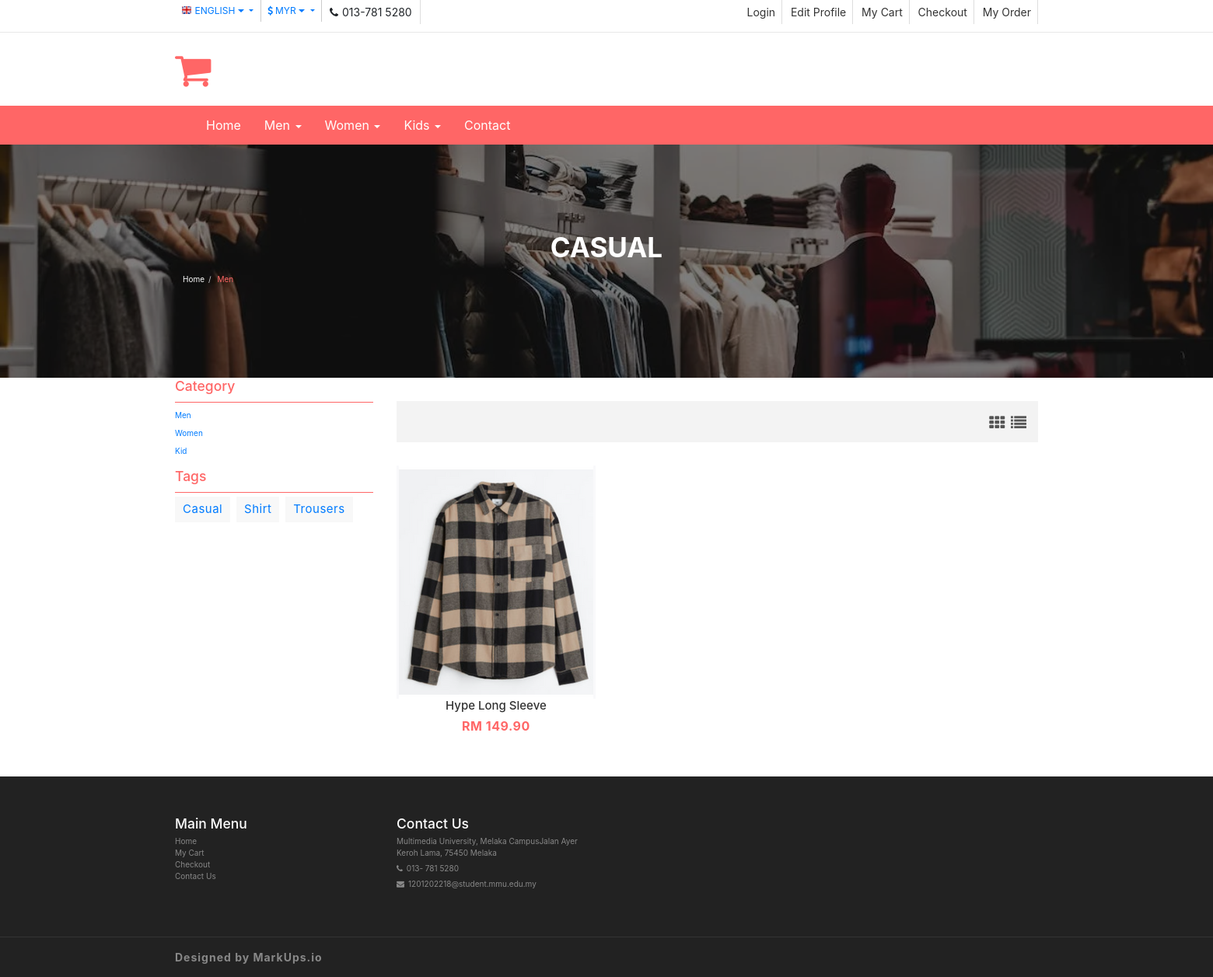
The page /mencasual.php on the database its author committed.
### tables this page shows
CREATE TABLE `products` (
  `product_id` int(11) NOT NULL,
  `product_name` varchar(255) NOT NULL,
  `product_type` varchar(255) NOT NULL,
  `product_price` decimal(10,2) NOT NULL,
  `product_image` varchar(255) NOT NULL
);

### mencasual.php (the view, shortened to what this page needs)
<?php
  include("logincon.php");
?>
<!DOCTYPE html>
<html lang="en">
  <head>
    <link href="css/font-awesome.css" rel="stylesheet">
    <link href="css/bootstrap.css" rel="stylesheet">
    <link href="css/jquery.smartmenus.bootstrap.css" rel="stylesheet">
    <link rel="stylesheet" type="text/css" href="css/jquery.simpleLens.css">
    <link rel="stylesheet" type="text/css" href="css/slick.css">
    <link rel="stylesheet" type="text/css" href="css/nouislider.css">
    <link id="switcher" href="css/theme-color/default-theme.css" rel="stylesheet">
    <link href="css/sequence-theme.modern-slide-in.css" rel="stylesheet" media="all">
    <link href="css/style.css" rel="stylesheet">
    <link rel="stylesheet" href="//cdn.jsdelivr.net/npm/alertifyjs@1.13.1/build/css/alertify.min.css"/>
    <link rel="stylesheet" href="//cdn.jsdelivr.net/npm/alertifyjs@1.13.1/build/css/themes/bootstrap.min.css"/>
  </head>
  <body>
  <header id="aa-header">
    <div class="aa-header-top">
      <div class="container">
        <div class="row">
          <div class="col-md-12">
            <div class="aa-header-top-area">
              <div class="aa-header-top-left">
                <div class="aa-language">
                  <div class="dropdown">
                    <a class="btn dropdown-toggle" href="#" type="button" id="dropdownMenu1" data-toggle="dropdown" aria-haspopup="true" aria-expanded="true">
                      <img src="img/flag/english.jpg" alt="english flag">ENGLISH
                      <span class="caret"></span>
                    </a>
                  </div>
                </div>
                <div class="aa-currency">
                  <div class="dropdown">
                    <a class="btn dropdown-toggle" href="#" type="button" id="dropdownMenu1" data-toggle="dropdown" aria-haspopup="true" aria-expanded="true">
                      <i class="fa fa-usd"></i>MYR
                      <span class="caret"></span>
                    </a>
                  </div>
                </div>
                <div class="cellphone hidden-xs">
                  <p><span class="fa fa-phone"></span>013-781 5280</p>
                </div>
              </div>
              <div class="aa-header-top-right">
                <ul class="aa-head-top-nav-right">
                <?php
                        if(!isset($_SESSION['auth']))
                        {?>
                            <li class="hidden-xs"><a href="login.php">Login </a></li>
                <?php   } ?>
                        <li class="hidden-xs"><a href="editprofile.php">Edit Profile</a></li>
                        <li class="hidden-xs"><a href="cart.php">My Cart</a></li>
                        <li class="hidden-xs"><a href="checkout.php">Checkout</a></li>
                        <li class="hidden-xs"><a href="myorder.php">My Order</a></li>
                </ul>
              </div>
            </div>
          </div>
        </div>
      </div>
    </div>
    <div class="aa-header-bottom">
      <div class="container">
        <div class="row">
          <div class="col-md-12">
            <div class="aa-header-bottom-area">
              <div class="aa-logo">
                <a href="index.php">
                <span class="fa fa-shopping-cart"></span>
                </a>
              </div>
            </div>
          </div>
        </div>
      </div>
    </div>
  </header>
  <section id="menu">
    <div class="container">
      <div class="menu-area">
        <div class="navbar navbar-default" role="navigation">
          <div class="navbar-collapse collapse">
            <ul class="nav navbar-nav">
              <li><a href="index.php">Home</a></li>
              <li><a href="#">Men <span class="caret"></span></a>
              </li>
              <li><a href="#">Women <span class="caret"></span></a>
              </li>
              <li><a href="#">Kids <span class="caret"></span></a>
              </li>
              <li><a href="contact.php">Contact</a></li>
            </ul>
          </div>
        </div>
      </div>
    </div>
  </section>
  <section id="aa-catg-head-banner">
    <img src="img/bpmen.png" alt="fashion img">
    <div class="aa-catg-head-banner-area">
      <div class="container">
        <div class="aa-catg-head-banner-content">
          <h2>Casual</h2>
          <ol class="breadcrumb">
            <li><a href="index.php">Home</a></li>
            <li class="active">Men</li>
          </ol>
        </div>
      </div>
    </div>
  </section>
  <section id="aa-product-category">
    <div class="container">
      <div class="row">
        <div class="col-lg-9 col-md-9 col-sm-8 col-md-push-3">
          <div class="aa-product-catg-content">
            <div class="aa-product-catg-head">
              <div class="aa-product-catg-head-right">
                <a id="grid-catg" href="#"><span class="fa fa-th"></span></a>
                <a id="list-catg" href="#"><span class="fa fa-list"></span></a>
              </div>
            </div>
            <div class="aa-product-catg-body">
              <ul class="aa-product-catg">
                <form method="POST" action="mencasual.php">
                <?php
                  $products_query = "SELECT * FROM products WHERE product_type = 'Men Casual' ";
                  $query_run = mysqli_query($con, $products_query);;
                  if(mysqli_num_rows($query_run) > 0)
                  {
                    foreach($query_run as $item)
                    {?>
                      <li>
                        <figure>
                          <a class="aa-product-img" href="#"><img src="./img/product/<?= $item['product_image']; ?>"></a>
                          <figcaption>
                            <h4 class="aa-product-title"><a href="#"><?= $item['product_name']; ?></a></h4>
                            <span class="aa-product-price">RM <?= $item['product_price']; ?></span><span class="aa-product-price"></span>
                          </figcaption>
                        </figure>
                      </li>
              <?php }
                  }
                  else
                  {
                    echo "No Data Available";
                  }
                ?>
                </form>
            </div>
          </div>
        </div>
        <div class="col-lg-3 col-md-3 col-sm-4 col-md-pull-9">
          <aside class="aa-sidebar">
            <div class="aa-sidebar-widget">
              <h3>Category</h3>
              <ul class="aa-catg-nav">
                <li><a href="mencasual.php">Men</a></li>
                <li><a href="womencasual.php">Women</a></li>
                <li><a href="kidcasual.php">Kid</a></li>
              </ul>
            </div>
            <div class="aa-sidebar-widget">
              <h3>Tags</h3>
              <div class="tag-cloud">
                <a href="mencasual.php">Casual</a>
                <a href="menshirt.php">Shirt</a>
                <a href="mentrousers.php">Trousers</a>
              </div>
            </div>
          </aside>
        </div>
      </div>
    </div>
  </section>
  <footer id="aa-footer">
    <div class="aa-footer-top">
     <div class="container">
        <div class="row">
        <div class="col-md-12">
          <div class="aa-footer-top-area">
            <div class="row">
              <div class="col-md-3 col-sm-6">
                <div class="aa-footer-widget">
                  <h3>Main Menu</h3>
                  <ul class="aa-footer-nav">
                    <li><a href="index.php">Home</a></li>
                    <li><a href="cart.php">My Cart</a></li>
                    <li><a href="checkout.php">Checkout</a></li>
                    <li><a href="contact.php">Contact Us</a></li>
                  </ul>
                </div>
              </div>
              <div class="col-md-3 col-sm-6">
                <div class="aa-footer-widget">
                  <div class="aa-footer-widget">
                    <h3>Contact Us</h3>
                    <address>
                      <p> Multimedia University, Melaka CampusJalan Ayer Keroh Lama, 75450 Melaka</p>
                      <p><span class="fa fa-phone"></span>013- 781 5280</p>
                      <p><span class="fa fa-envelope"></span>1201202218@student.mmu.edu.my</p>
                    </address>
                  </div>
                </div>
              </div>
            </div>
          </div>
        </div>
      </div>
     </div>
    </div>
    <div class="aa-footer-bottom">
      <div class="container">
        <div class="row">
        <div class="col-md-12">
          <div class="aa-footer-bottom-area">
            <p>Designed by <a href="http://www.markups.io/">MarkUps.io</a></p>
          </div>
        </div>
      </div>
      </div>
    </div>
  </footer>
  </body>
</html>

### css/theme-color/default-theme.css (style rules this page uses)
h2 { color: #ff6666; }
#aa-header .aa-header-bottom .aa-header-bottom-area .aa-logo a > span { color: #ff6666; }
#menu { background-color: #ff6666; }
.aa-product-catg li .aa-product-price { color: #ff6666; }
#aa-catg-head-banner .aa-catg-head-banner-area .aa-catg-head-banner-content .breadcrumb .active { color: #ff6666; }
#aa-product-category .aa-sidebar .aa-sidebar-widget h3 { color: #ff6666; border-bottom: 1px solid #ff6666; }

### rows shown on the page
products: product_image (picture), product_name "Hype Long Sleeve", product_price "149.90"
